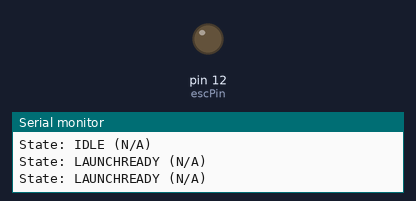
Bench run of a sketch on a simulated Arduino Uno, built with avr-gcc and run on an emulated ATmega328P. On the bench: output pins drawn as LEDs (lit = HIGH), the last lines printed to the serial monitor.

Above: at 0.1 s.
At 3.3 s:
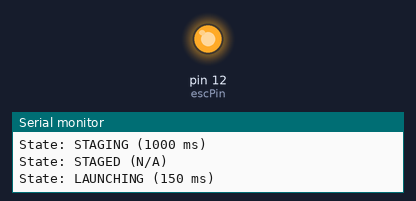
Timing chart, 0 to 4.9 s (numbered marks = the images above):
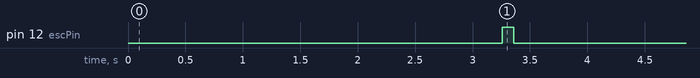

The sketch:

ESCTest2.1.0_statesAndDelay.ino
```cpp
#include "LED.h"
#include "ESC.h"
#include "Launch.h"

Launch launch;

// Button pin
const int buttonPin = 2; // Change this to the pin you are using for the button
// LED pin
const int ledPin = 3;
// Esc Pin
const int escPin = 12;

void setup() {
    Serial.begin(9600);

    // Initialize button pin
    pinMode(buttonPin, INPUT_PULLUP);

    launch.startSequence(escPin, ledPin);
}

void loop() {
    // Your main loop code here
    // This loop can handle other tasks while waiting for the button press
}
```

ESC.cpp
```cpp
#include "ESC.h"
#include <Arduino.h>

Esc::Esc() {
    currentSpeed = 0;
}

void Esc::setSpeed(int speed, int escPin) {
    // Assuming you have a function to control ESC speed, replace the following line
    // with your actual implementation
    analogWrite(escPin, speed);  // Assuming ESC control pin is connected to pin 9
}
```

ESC.h
```cpp
#pragma once

class Esc {
public:
    Esc();
    void setSpeed(int speed, int escPin);

private:
    int currentSpeed;
};
```

LED.cpp
```cpp
#include "LED.h"
#include <Arduino.h>

Led::Led() {
    isOn = false;
}

void Led::turnOn(int ledPin) {
    isOn = true;
    // Assuming you are using an LED connected to a pin, replace 13 with your actual pin
    digitalWrite(ledPin, HIGH);
}

void Led::turnOff(int ledPin) {
    isOn = false;
    // Assuming you are using an LED connected to a pin, replace 13 with your actual pin
    digitalWrite(ledPin, LOW);
}

void Led::blink(int ledPin, int onTime, int offTime) {
    // Assuming you are using an LED connected to a pin, replace 13 with your actual pin
    digitalWrite(ledPin, HIGH);
    delay(onTime);
    digitalWrite(ledPin, LOW);
    delay(offTime);
}
```

LED.h
```cpp
#pragma once

class Led {
public:
    Led();
    void turnOn(int ledPin);
    void turnOff(int ledPin);
    void blink(int ledPin, int onTime, int offTime);

private:
    bool isOn;
};
```

Launch.cpp
```cpp
#include "Launch.h"
#include <Arduino.h>

Launch::Launch() {
    // Initialize your Launch class here if needed
}

void Launch::printState(const char* state, int duration) {
    Serial.print("State: ");
    Serial.print(state);
    Serial.print(" (");
    if (duration > 0) {
        Serial.print(duration);
        Serial.print(" ms)");
    } else {
        Serial.print("N/A)");
    }
    Serial.println();
}

void Launch::setState(const char* state, int duration) {
    printState(state, duration);
    delay(duration);
}

void Launch::startSequence(int escPin, int ledPin) {
    // Initial state
    setState("IDLE", 0);

    // Set to "LAUNCHREADY" in setup
    setState("LAUNCHREADY", 0);

    // Set to "LAUNCHREADY" before launch
    setState("LAUNCHREADY", 0);
    led.blink(ledPin, blinkRate1, blinkRate1);

    // PRESTAGING
    setState("PRESTAGING", 100);
    // PRESTAGED
    setState("PRESTAGED", 0);
    led.blink(ledPin, blinkRate2, blinkRate2);

    // STAGING
    setState("STAGING", 1000);

    // STAGED
    setState("STAGED", 0);
    led.turnOn(ledPin);

    // LAUNCHING
    setState("LAUNCHING", 150);
    esc.setSpeed(200, escPin);
    led.blink(ledPin, rapidBlinkRate, rapidBlinkRate);

    // DECELERATING
    setState("DECELERATING", 0);
    esc.setSpeed(-200, escPin);
    led.turnOn(ledPin);

    // TRAINASCEND
    setState("TRAINASCEND", 2000);
    esc.setSpeed(0, escPin);
    led.blink(ledPin, 400, 400);
    // Add comment for raising brakes

    // STARTRESET
    setState("STARTRESET", 0);

    // RESET
    setState("RESET", 0);

    // INTERVAL
    setState("INTERVAL", 1000);

    // Back to LAUNCHREADY
    setState("LAUNCHREADY", 0);
}
```

Launch.h
```cpp
#pragma once
#include "LED.h"
#include "ESC.h"

class Launch {
public:
    Launch();
    void startSequence(int escPin, int ledPin);

private:
    void printState(const char* state, int duration);
    void setState(const char* state, int duration);

    Led led;
    Esc esc;
    const int blinkRate1 = 750;
    const int blinkRate2 = 250;
    const int rapidBlinkRate = 50;
};
```
